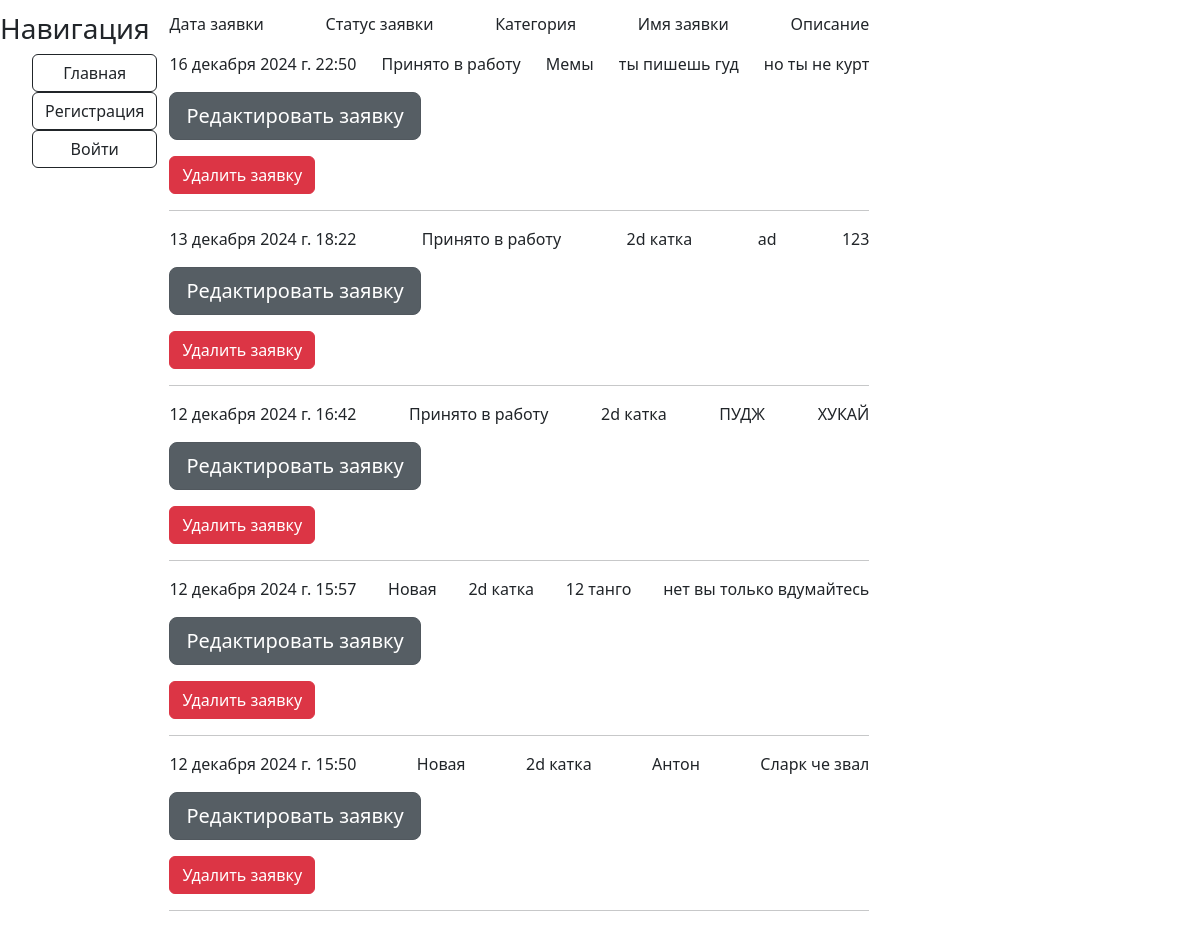
The app's page /app_list/, older data.
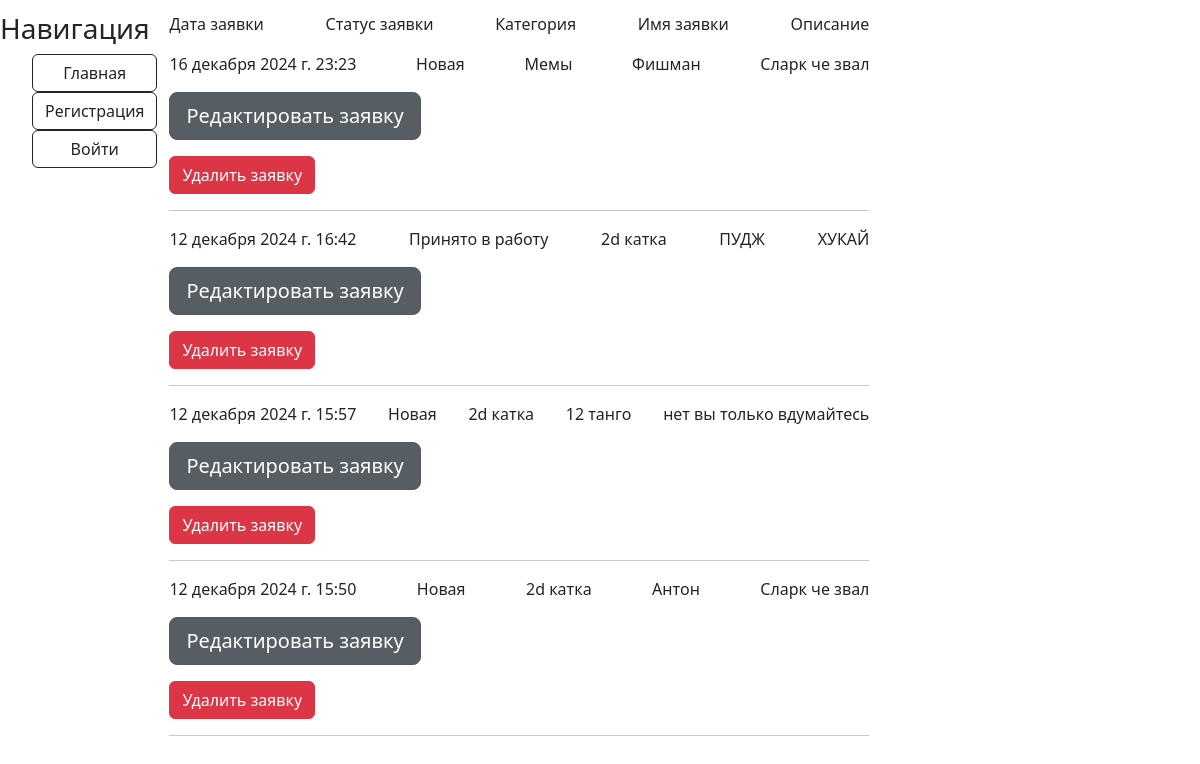
The same page, newer data.
### accounts/models.py (models this page shows, shortened)
class Aplication(models.Model):
    user = models.ForeignKey(User, on_delete=models.CASCADE, verbose_name='Пользователь', null=True)
    name = models.CharField(max_length=250, verbose_name='Название', null=False, blank=False)
    description = models.CharField(max_length=250, verbose_name='Описание', null=False, blank=False)
    Category = models.ForeignKey(Category, verbose_name='Категория', blank=False, null=False,
                                 on_delete=models.CASCADE)
    photo_file = models.ImageField(verbose_name='Фото 1', upload_to='photo', blank=True,
                                   validators=[
                                       FileExtensionValidator(allowed_extensions=['png', 'jpg', 'jpeg', 'bmp'])])
    photo_file2 = models.ImageField(verbose_name='Фото 2', upload_to='photo', blank=True,
                                    validators=[
                                        FileExtensionValidator(allowed_extensions=['png', 'jpg', 'jpeg', 'bmp'])])
    photo_file3 = models.ImageField(verbose_name='Фото 3', upload_to='photo', blank=True,
                                    validators=[
                                        FileExtensionValidator(allowed_extensions=['png', 'jpg', 'jpeg', 'bmp'])])
    date = models.DateTimeField(verbose_name='Дата заявки', auto_now_add=True)
    status = models.CharField(max_length=250, verbose_name='Статус', choices=[
        ('new', 'Новая'),
        ('done', 'Выполнено'),
        ('haired', 'Принято в работу')
    ], default='new')
    comment = models.CharField(max_length=250, verbose_name='Комментарий', blank=True)
    photo_fileReady = models.ImageField(verbose_name='Фото готовой заявки', upload_to='photo', blank=True,
                                    validators=[
                                        FileExtensionValidator(allowed_extensions=['png', 'jpg', 'jpeg', 'bmp'])])
    photo_fileReady2 = models.ImageField(verbose_name='Фото готовой заявки', upload_to='photo', blank=True,
                                        validators=[
                                            FileExtensionValidator(allowed_extensions=['png', 'jpg', 'jpeg', 'bmp'])])
    photo_fileReady3 = models.ImageField(verbose_name='Фото готовой заявки', upload_to='photo', blank=True,
                                        validators=[
                                            FileExtensionValidator(allowed_extensions=['png', 'jpg', 'jpeg', 'bmp'])])

class Category(models.Model):
    name = models.CharField(max_length=250, verbose_name='Название', unique=True, blank=False)
    def __str__(self):
        return self.name

### accounts/views.py (the view)
# urls.py: path('app_list/', admin_app, name='app_list'),
def admin_app(request):
    if (request.method == 'POST'):
        form = AppListFormFilter(request.POST)
        if form.is_valid():
            status = form.cleaned_data['status']
            if status != 'all':
                queryset = Aplication.objects.filter(status=status).order_by('-date')
            else:
                form = AppListFormFilter()
                queryset = Aplication.objects.order_by('-date')
    else:
        form = AppListFormFilter()
        queryset = Aplication.objects.order_by('-date')
    return render(request, 'app_list.html', context={'form': form, 'queryset': queryset})

### accounts/templates/app_list.html (shortened to what this page needs)
{% extends 'index.html' %}
{% block content %}
<div style="width: 700px;">
    <div style="display: flex; justify-content: space-between;">
        <p>Дата заявки</p>
        <p>Статус заявки</p>
        <p>Категория</p>
        <p>Имя заявки</p>
        <p>Описание</p>
    </div>
    {% for i in queryset %}
        <div style="display: flex; justify-content: space-between;">
            <p>{{ i.date }}</p>
            <p>{{ i.get_status_display}}</p>
            <p>{{ i.Category }}</p>
            <p>{{ i.name }}</p>
            <p>{{ i.description }}</p>
        </div>
        <p><a class="btn btn-secondary btn-lg active" href="{% url 'handle' i.id %}">Редактировать заявку</a></p>
        <button type="submit" class="btn btn-danger" id="btn_{{i.id}}" onclick="Btn('{{ i.id }}')">Удалить заявку</button>
        <hr>
</div>
    {% endfor %}
{% endblock %}

Row changes from the older to the newer data that the page shows:
removed Aplication: date "16 декабря 2024 г. 22:50", status "Принято в работу", Category "Мемы", name "ты пишешь гуд", description "но ты не курт"
removed Aplication: date "13 декабря 2024 г. 18:22", status "Принято в работу", Category "2d катка", name "ad", description "123"
added Aplication: date "16 декабря 2024 г. 23:23", status "Новая", Category "Мемы", name "Фишман", description "Сларк че звал"
